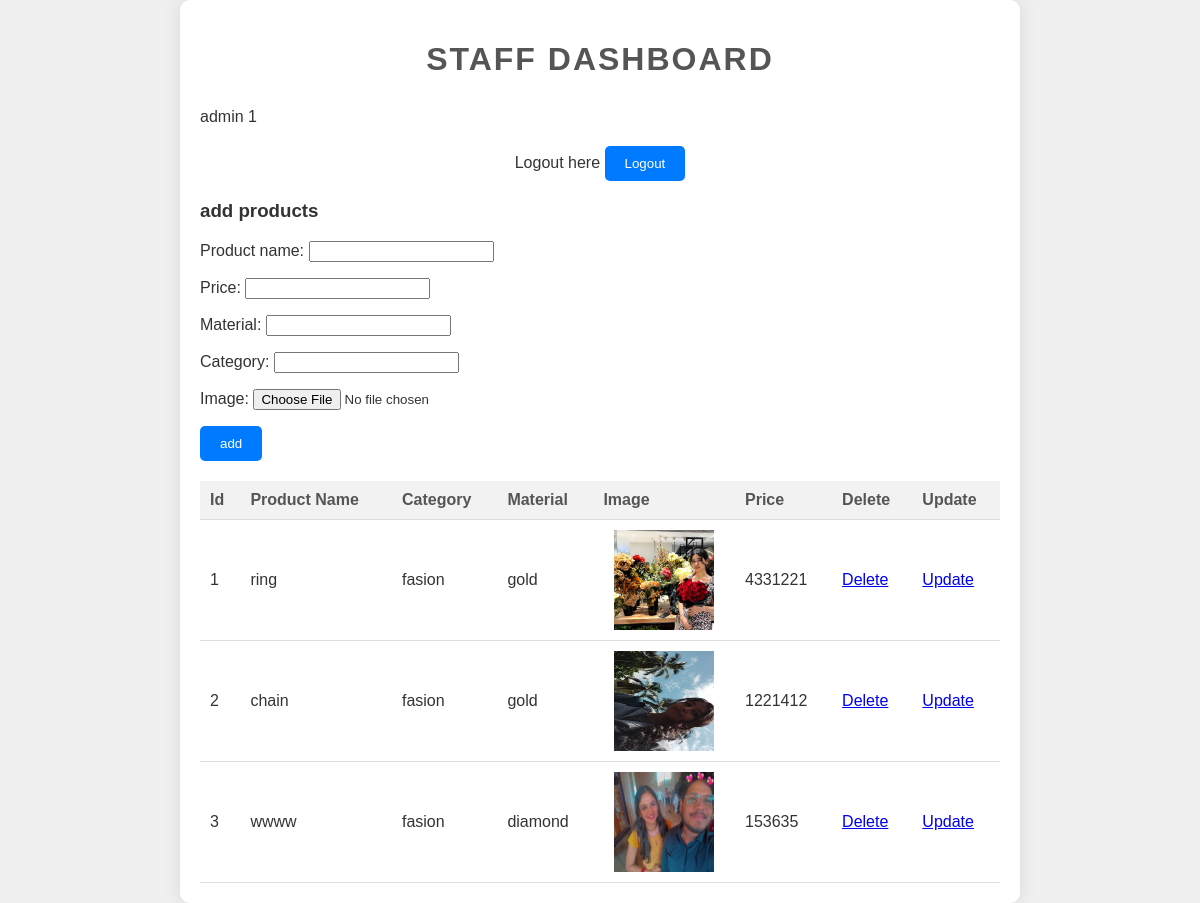
Screenshot of /staff_dashboard/ (signed in) with the database file from the repository.
### jewelleryapp/models.py (models this page shows, shortened)
class products(models.Model):
    product_name = models.CharField(max_length=50)
    price = models.IntegerField()
    material = models.CharField(max_length=20)
    category = models.CharField(max_length=20)
    image = models.ImageField(upload_to='images/',blank=True)

### jewelleryapp/views.py (the view)
# urls.py: path('staff_dashboard/', views.staff_dashboard, name='staff_dashboard'),
def staff_dashboard(request):
    id=request.session['id']
    username= request.session['username']
    form = product_form()
    if request.method =="POST":
        form = product_form(request.POST,request.FILES)
        if form.is_valid():
            form.save()
    cr = products.objects.all()
    return render(request,'staff_dashboard.html', {'username':username,'id':id,'form':form,'cr':cr})

### jewelleryapp/forms.py
class product_form(forms.ModelForm):
    class Meta:
        model = products
        fields = ('product_name','price','material','category','image')
        widgets = {
            'product_name':forms.TextInput(attrs={'class':'form-control'}),
            'price':forms.NumberInput(attrs={'class':'form-control'}),
            'material':forms.TextInput(attrs={'class':'form-control'}),
            'category':forms.TextInput(attrs={'class':'form-control'}),
            'image':forms.FileInput(attrs={'class':'form-control'}),
        }

### templates/staff_dashboard.html (shortened to what this page needs)
<!DOCTYPE html>
<html lang="en">
<head>
</head>
<body>
    <div class="container">
        <h1>Staff Dashboard</h1>
        {{username}} {{id}}
        <div class="logout-btn">
            <p>Logout here <a href="/staff_logout/"><button>Logout</button></a></p>
        </div>
        <div class="mb-3">
            <h3>add products</h3>
            <form action="" method="POST" enctype="multipart/form-data">
                {{form.as_p}}
            <button>add</button>
            </form>
        </div>
        <table>
            <tr>
                <th>Id</th>
                <th>Product Name</th>
                <th>Category</th>
                <th>Material</th>
                <th>Image</th>
                <th>Price</th>
                <th>Delete</th>
                <th>Update</th>
            </tr>
            {% for i in cr %}
            <tr>
                <td>{{forloop.counter}}</td>
                <td>{{i.product_name}}</td>
                <td>{{i.category}}</td>
                <td>{{i.material}}</td>
                <td><img src="{{ i.image.url }}" alt="img" height="100px" width="100px"></td>
                <td>{{i.price}}</td>
                <td><a href="{% url 'product_delete' i.id %}">Delete</a></td>
                <td><a href="{% url 'product_update' i.id %}">Update</a></td>
            </tr>
            {% endfor %}
        </table>
    </div>
</body>
</html>

### templates/staff_dashboard.html (style rules this page uses)
body { font-family: Arial, sans-serif; background-color: #f0f0f0; color: #333; margin: 0; padding: 0; }
.container { max-width: 800px; margin: auto; padding: 20px; background-color: #fff; border-radius: 10px; box-shadow: 0 0 20px rgba(0, 0, 0, 0.1); }
h1 { text-align: center; margin-bottom: 30px; color: #555; text-transform: uppercase; letter-spacing: 2px; }
table { width: 100%; border-collapse: collapse; margin-top: 20px; }
th, td { padding: 10px; border-bottom: 1px solid #ddd; text-align: left; }
th { background-color: #f2f2f2; color: #555; }
td { background-color: #fff; }
img { display: block; margin: auto; }
button { padding: 10px 20px; border: none; border-radius: 5px; background-color: #007bff; color: #fff; cursor: pointer; transition: background-color 0.3s ease; }
.logout-btn { text-align: center; margin-top: 20px; }

### rows the page displays
products: product_name "ring", category "fasion", material "gold", image (picture), price "4331221"
products: product_name "chain", category "fasion", material "gold", image (picture), price "1221412"
products: product_name "wwww", category "fasion", material "diamond", image (picture), price "153635"

### other values shown
{{ username }} "admin"
{{ id }} "1"
